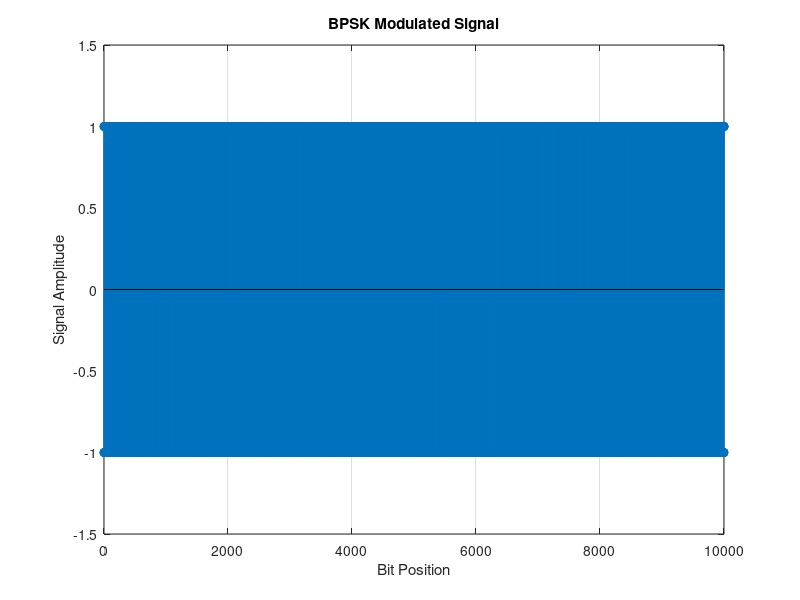
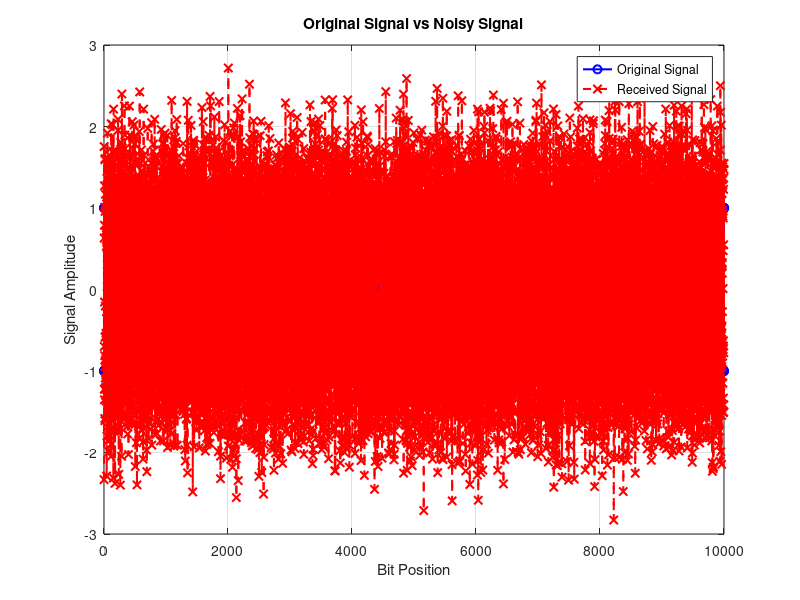
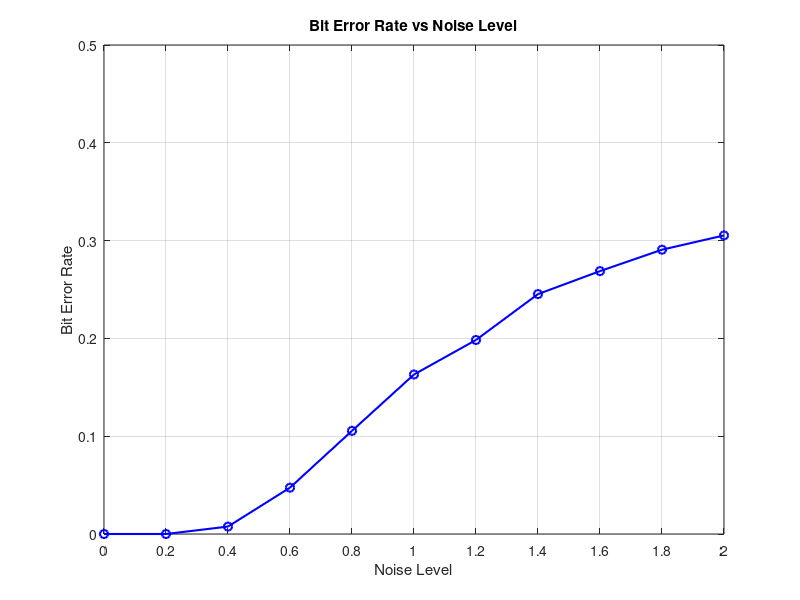

The MATLAB script that drew these images, in order:

% DIGITAL COMMUNICATION SYSTEM SIMULATOR
%
% Description:
% Simulates a digital communication system using
% Binary Phase Shift Keying (BPSK) modulation.
%
% The simulation:
% 1. Generates random binary data.
% 2. Modulates the data using BPSK.
% 3. Adds Gaussian noise to the transmitted signal.
% 4. Recovers the binary data through demodulation.
% 5. Calculates the Bit Error Rate (BER).
% 6. Tests system performance at different noise levels.
%
% Author: Oladepo Olabiyi
% Language: MATLAB

%% 1. Generate Binary Data

clc;
clear;
close all;
rng(1);
% Number of bits to generate
numBits = 10000;

% Generate random binary data
bits = randi([0 1], 1, numBits);

% Display the generated bits
disp('First 20 Original Bits:');
disp(bits(1:20));
signal = 2 * bits - 1;
%% 2. BPSK Modulation

% Display the modulated signal
disp('First 20 Modulated Values:');
disp(signal(1:20));
figure;

stem(1:numBits, signal, 'filled');

xlabel('Bit Position');
ylabel('Signal Amplitude');
title('BPSK Modulated Signal');

ylim([-1.5 1.5]);
grid on;
%% 3. Add Gaussian Noise

% Set noise strength
noiseLevel = 0.5;

% Generate random noise
noise = noiseLevel * randn(1, numBits);

% Add noise to the original signal
receivedSignal = signal + noise;

% Display received signal
disp('First 20 Received Values:');
disp(receivedSignal(1:20));
figure;

plot(1:numBits, signal, 'bo-', 'LineWidth', 1.5);
hold on;

plot(1:numBits, receivedSignal, 'rx--', 'LineWidth', 1.5);

xlabel('Bit Position');
ylabel('Signal Amplitude');
title('Original Signal vs Noisy Signal');

legend('Original Signal', 'Received Signal');

grid on;

%% 4. Demodulation

% Detect whether each received value represents 0 or 1
recoveredBits = receivedSignal >= 0;

% Display the recovered binary message
disp('First 20 Recovered Bits:');
disp(recoveredBits(1:20));
% Compare original and recovered messages

disp('First 20 Original Bits:');
disp(bits(1:20));

disp('Recovered Bits:');
disp(recoveredBits);
%% 5. Calculate Bit Error Rate

% Compare original and recovered bits
errors = bits ~= recoveredBits;

% Count the number of incorrect bits
numErrors = sum(errors);

% Calculate Bit Error Rate
BER = numErrors / numBits;

% Display results
disp('Number of Bit Errors:');
disp(numErrors);

disp('Bit Error Rate:');
disp(BER);

disp('Bit Error Rate Percentage:');
disp(BER * 100);
%% 6. Test Different Noise Levels

% Define the noise levels to test
noiseLevels = 0:0.2:2;

% Create space to store the BER results
BER_values = zeros(size(noiseLevels));
% Repeat the experiment for every noise level
for i = 1:length(noiseLevels)

    % Select the current noise level
    noiseLevel = noiseLevels(i);

    % Generate and add noise
    noise = noiseLevel * randn(1, numBits);
    receivedSignal = signal + noise;

    % Recover the transmitted bits
    recoveredBits = receivedSignal >= 0;

    % Calculate the BER
    errors = bits ~= recoveredBits;
    BER_values(i) = sum(errors) / numBits;

end
% Display BER results
disp('Noise Level     Bit Error Rate');

for i = 1:length(noiseLevels)
    fprintf('%.1f             %.4f\n', noiseLevels(i), BER_values(i));
end
%% 7. Plot and Display Results
% Plot BER against noise level
figure;

plot(noiseLevels, BER_values, 'bo-', 'LineWidth', 1.5);

xlabel('Noise Level');
ylabel('Bit Error Rate');
title('Bit Error Rate vs Noise Level');

ylim([0 0.5]);
xticks(noiseLevels);

grid on;
%% 8. Simulation Summary

fprintf('\n===== SIMULATION SUMMARY =====\n');

fprintf('Total Bits Transmitted: %d\n', numBits);

fprintf('Noise Levels Tested: %d\n', length(noiseLevels));

fprintf('Lowest BER: %.4f\n', min(BER_values));

fprintf('Highest BER: %.4f\n', max(BER_values));

fprintf('Average BER: %.4f\n', mean(BER_values));
exportgraphics(figure(1), 'figures/bpsk_modulated_signal.png', 'Resolution', 300);

exportgraphics(figure(2), 'figures/original_vs_noisy_signal.png', 'Resolution', 300);

exportgraphics(figure(3), 'figures/ber_vs_noise_level.png', 'Resolution', 300);
